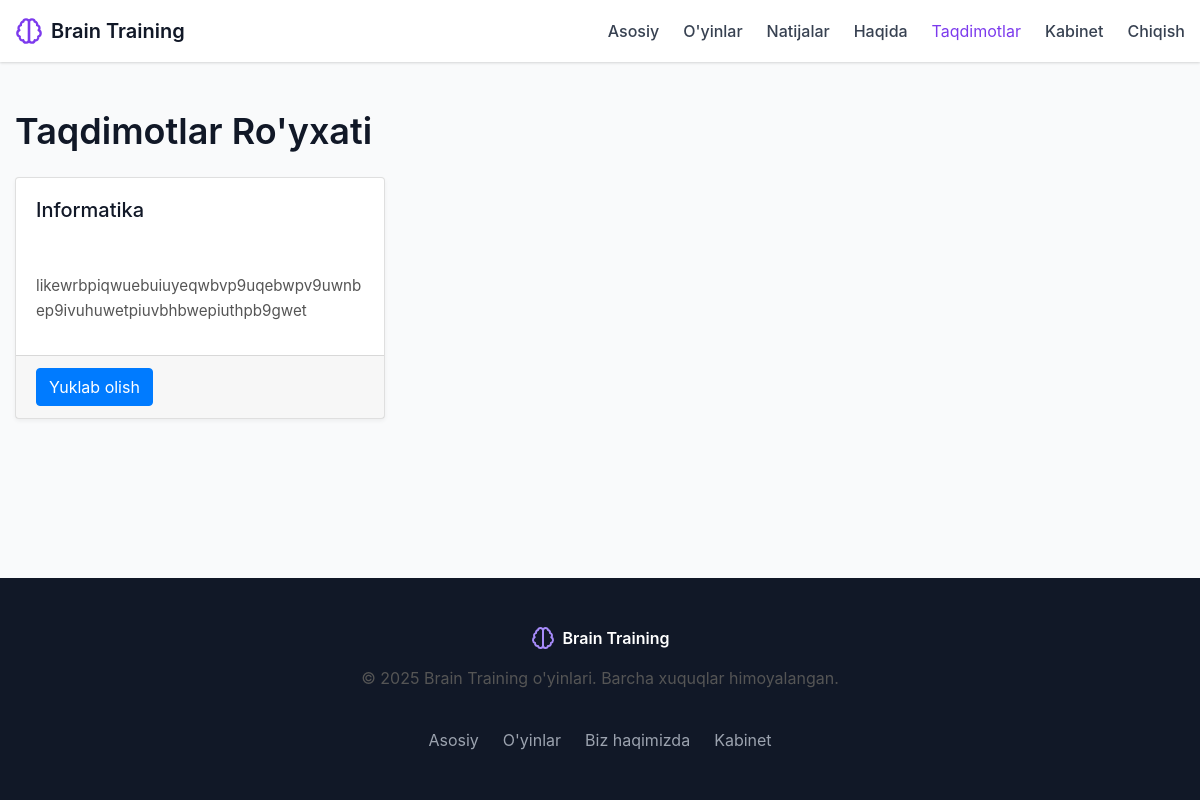
The app's page /presentation/ (signed in) with its own data.
### brainapp/models.py (models this page shows, shortened)
class Presentation(models.Model) :
    title = models.CharField(max_length=255, verbose_name="Sarlavha")
    description = models.TextField(verbose_name="Tavsif")
    file = models.FileField(upload_to="presentations/", verbose_name="Fayl")
    created_at = models.DateField(auto_now_add=True, verbose_name="Yaratilgan vaqt")
    class Meta :
        verbose_name = "Prezentatsiya"
        verbose_name_plural = "Prezentatsiyalar"

### brainapp/views.py (the view)
# urls.py: path('presentation/', views.presentation_list, name='presentation_list'),
def presentation_list(request) :
    presentations = Presentation.objects.all()
    context = {
        "presentations" : presentations
    }
    return render(request, "presentation.html", context)

### templates/presentation.html (shortened to what this page needs)
{% extends 'base.html' %}
{% block content %}
<div class="container py-5">
    <h1 class="mb-4">Taqdimotlar Ro'yxati</h1>
    <div class="row">
        {% for presentation in presentations %}
        <div class="col-md-6 col-lg-4 mb-4">
            <div class="card h-100">
                <div class="card-body">
                    <h5 class="card-title">{{ presentation.title }}</h5>
                </div>
                <div class="card-body">
                    <p class="card-description">{{ presentation.description }}</p>
                </div>
                <div class="card-footer">
                    <a href="{% url 'presentation_download' presentation.id %}" class="btn btn-primary">
                        Yuklab olish
                    </a>
                </div>
            </div>
        </div>
        {% empty %}
        <div class="col-12">
            <div class="alert alert-info">
                Hozircha taqdimotlar mavjud emas.
            </div>
        </div>
        {% endfor %}
    </div>
</div>
{% endblock %}

### static/css/main.css (style rules this page uses)
:root { --purple-50: #f5f3ff; --purple-100: #ede9fe; --purple-200: #ddd6fe; --purple-300: #c4b5fd; --purple-400: #a78bfa; --purple-500: #8b5cf6; --purple-600: #7c3aed; --purple-700: #6d28d9; --purple-800: #5b21b6; --purple-900: #4c1d95; --green-50: #ecfdf5; --green-100: #d1fae5; --green-200: #a7f3d0; --green-300: #6ee7b7; --green-400: #34d399; --green-500: #10b981; --green-600: #059669; --green-700: #047857; --green-800: #065f46; --green-900: #064e3b; --red-50: #fef2f2; --red-100: #fee2e2; --red-200: #fecaca; --red-300: #fca5a5; --red-400: #f87171; --red-500: #ef4444; --red-600: #dc2626; --red-700: #b91c1c; --red-800: #991b1b; --red-900: #7f1d1d; --gray-50: #f9fafb; --gray-100: #f3f4f6; --gray-200: #e5e7eb; --gray-300: #d1d5db; --gray-400: #9ca3af; --gray-500: #6b7280; --gray-600: #4b5563; --gray-700: #374151; --gray-800: #1f2937; --gray-900: #111827; --spacing-1: 0.25rem; --spacing-2: 0.5rem; --spacing-3: 0.75rem; --spacing-4: 1rem; --spacing-5: 1.25rem; --spacing-6: 1.5rem; --spacing-8: 2rem; --spacing-10: 2.5rem; --spacing-12: 3rem; --spacing-16: 4rem; --spacing-20: 5rem; --radius-sm: 0.125rem; --radius: 0.25rem; --radius-md: 0.375rem; --radius-lg: 0.5rem; --radius-xl: 0.75rem; --radius-2xl: 1rem; --shadow-sm: 0 1px 2px 0 rgba(0, 0, 0, 0.05); --shadow: 0 1px 3px 0 rgba(0, 0, 0, 0.1), 0 1px 2px 0 rgba(0, 0, 0, 0.06); --shadow-md: 0 4px 6px -1px rgba(0, 0, 0, 0.1), 0 2px 4px -1px rgba(0, 0, 0, 0.06); --shadow-lg: 0 10px 15px -3px rgba(0, 0, 0, 0.1), 0 4px 6px -2px rgba(0, 0, 0, 0.05); }
* { margin: 0; padding: 0; box-sizing: border-box; }
body { font-family: "Inter", -apple-system, BlinkMacSystemFont, "Segoe UI", Roboto, Oxygen, Ubuntu, Cantarell, "Open Sans", "Helvetica Neue", sans-serif; line-height: 1.5; color: var(--gray-800); background-color: var(--gray-50); }
a { color: var(--purple-600); text-decoration: none; transition: color 0.2s ease; }
h1, h2, h3, h4, h5, h6 { margin-bottom: 0.5em; font-weight: 600; line-height: 1.2; color: var(--gray-900); }
h1 { font-size: 2.25rem; }
h5 { font-size: 1.125rem; }
p { margin-bottom: 1rem; }
.container { width: 100%; max-width: 1200px; margin: 0 auto; padding: 0 1rem; }
.btn { display: inline-block; padding: 0.5rem 1rem; font-weight: 500; text-align: center; border-radius: var(--radius-md); transition: all 0.2s ease; cursor: pointer; border: 1px solid transparent; }
.btn-primary { background-color: var(--purple-600); color: white; border-color: var(--purple-600); }
.container { max-width: 1200px; margin: 0 auto; padding: 0 15px; }
.card { border-radius: 10px; background-color: #fff; transition: all 0.3s ease; }
p { font-size: 1rem; line-height: 1.6; margin-bottom: 12px; color: #555; }
.btn { display: inline-block; font-weight: 500; text-align: center; white-space: nowrap; vertical-align: middle; user-select: none; border: 1px solid transparent; padding: 0.5rem 1rem; font-size: 1rem; line-height: 1.5; border-radius: 0.25rem; transition: all 0.15s ease-in-out; text-decoration: none; }
.btn-primary { color: #fff; background-color: #007bff; border-color: #007bff; }
.mb-4 { margin-bottom: 1.5rem; }

### records on screen
Presentation: title "Informatika", description "likewrbpiqwuebuiuyeqwbvp9uqebwpv9uwnbep9ivuhuwetpiuvbhbwepiuthpb9gwet"
